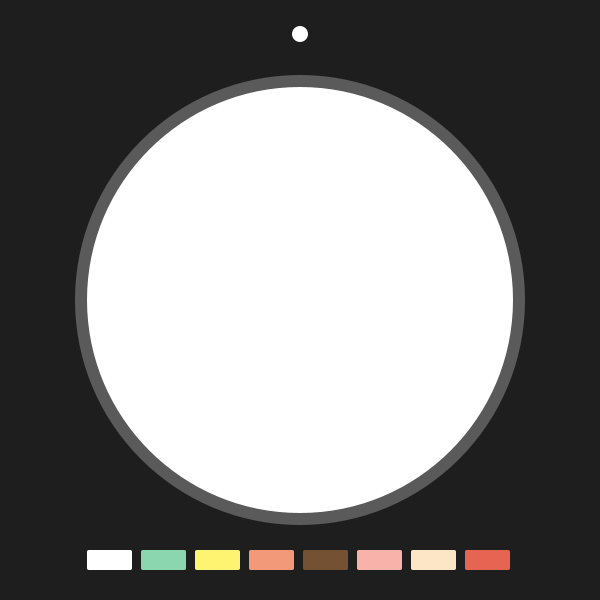
Frame 1 (no input)
Frame 60 (the mouse pressed at the canvas centre just before this capture): identical to frame 1, image omitted
Frame 120 (the mouse held since frame 60 and released just before this capture): identical to frame 1, image omitted

The Processing sketch that drew this single still picture (run headless with seeded random() and noise(); from frame 60 on, the mouse is pressed at the canvas centre):

// Processing sketch: processing_162459
// ── processing_162459.pde

int rx = 45;
int rxx = 54;
int ry = 20;
 
int r = 15;
int a = 20;
int draw2 = 225;
int drawCir = 213;
 
void setup() {
  size (600, 600);
  smooth();
  ellipseMode(RADIUS);
  noStroke();
  background(30);
 
  //buttcons
  fill(255);
  rect(87, 550, rx, ry, 2);
  fill(139, 214, 175);
  rect(87+rxx, 550, rx, ry, 2);
  fill(255, 244, 113);
  rect(87+rxx*2, 550, rx, ry, 2);
  fill(242, 153, 122);
  rect(87+rxx*3, 550, rx, ry, 2);
  fill(117, 81, 51);
  rect(87+rxx*4, 550, rx, ry, 2);
  fill(249, 178, 170);
  rect(87+rxx*5, 550, rx, ry, 2);
  fill(253, 230, 198);
  rect(87+rxx*6, 550, rx, ry, 2);
  fill(229, 100, 82);
  rect(87+rxx*7, 550, rx, ry, 2);
 
 
  //drawing board
  fill(90);
  ellipse(300, 300, draw2, draw2);
  fill(255);
  ellipse(300, 300, drawCir, drawCir);
 
  ellipse(300, 34, 8, 8);
}
 
 
void draw() {
 
  float pd = dist(pmouseX, pmouseY, 300, 300);
  float d = dist(mouseX, mouseY, 300, 300);
 
 
  if (mousePressed) {
 
    //brush
    if (d < drawCir && pd < drawCir) {
      line(pmouseX, pmouseY, mouseX, mouseY);
    }
  }
 
  //red,
  if ( mouseX > 87 && mouseX < 87+rx && mouseY > 550 && mouseY < 550+ry) {
    stroke(255);
    strokeWeight(5);
    fill(255);
    ellipse(300, 34, 6, 6);
  }
 
  if ( mouseX > 87+rxx && mouseX < 87+rxx+rx && mouseY > 550 && mouseY < 550+ry) {   
    stroke(139, 214, 175);
    strokeWeight(5);
    fill(139, 214, 175);
    ellipse(300, 34, 6, 6);
  }
 
  if ( mouseX > 87+rxx*2 && mouseX < 87+rxx*2+rx*2 && mouseY > 550 && mouseY < 550+ry) {   
    stroke(255, 244, 113);   
    strokeWeight(5);
    fill(255, 244, 113);
    ellipse(300, 34, 6, 6);
  }
 
  if ( mouseX > 87+rxx*3 && mouseX < 87+rxx*3+rx*3 && mouseY > 550 && mouseY < 550+ry) {   
    stroke(242, 153, 122);
    strokeWeight(5);
    fill(242, 153, 122);
    ellipse(300, 34, 6, 6);
  }
 
  if ( mouseX > 87+rxx*4 && mouseX < 87+rxx*4+rx*4 && mouseY > 550 && mouseY < 550+ry) {   
    stroke(117, 81, 51);
    strokeWeight(5);
    fill(117, 81, 51);
    ellipse(300, 34, 6, 6);
  }
 
  if ( mouseX > 87+rxx*5 && mouseX < 87+rxx*5+rx*5 && mouseY > 550 && mouseY < 550+ry) {   
    stroke(249, 178, 170);
    strokeWeight(5);
    fill(249, 178, 170);
    ellipse(300, 34, 6, 6);
  }
 
  if ( mouseX > 87+rxx*6 && mouseX < 87+rxx*6+rx*6 && mouseY > 550 && mouseY < 550+ry) {   
    stroke(253, 230, 198);
    strokeWeight(5);
    fill(253, 230, 198);
    ellipse(300, 34, 6, 6);
  }
 
  if ( mouseX > 87+rxx*7 && mouseX < 87+rxx*7+rx*7 && mouseY > 550 && mouseY < 550+ry) {   
    stroke(229, 100, 82);
    strokeWeight(5);
    fill(229, 100, 82);
    ellipse(300, 34, 6, 6);
  }
 
 
  if ( mouseX > 296 && mouseX < 304 && mouseY > 30 && mouseY < 38) {   
   noStroke();
    fill(255);
    ellipse(300, 300, drawCir, drawCir);
    fill(255,255,255);
    ellipse(300, 34, 8, 8);
  }
}
